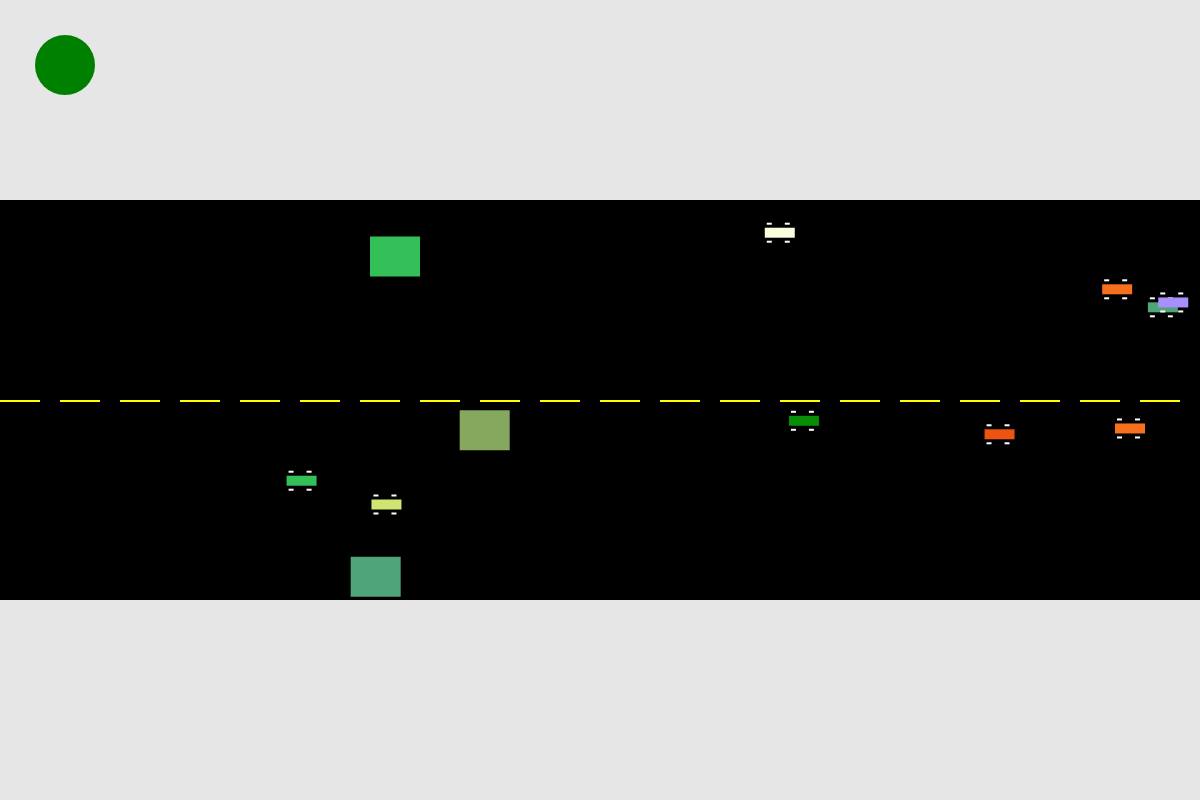
Frame 1 (no input)
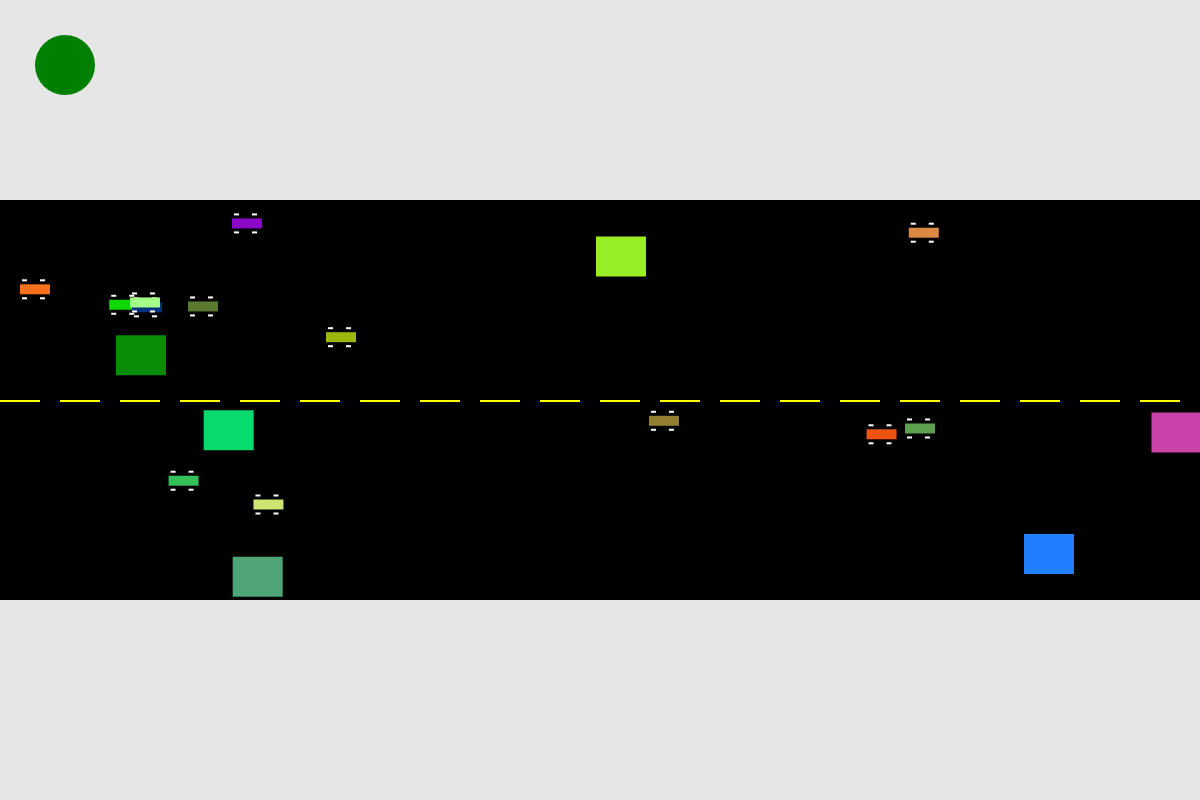
Frame 60 (no input)
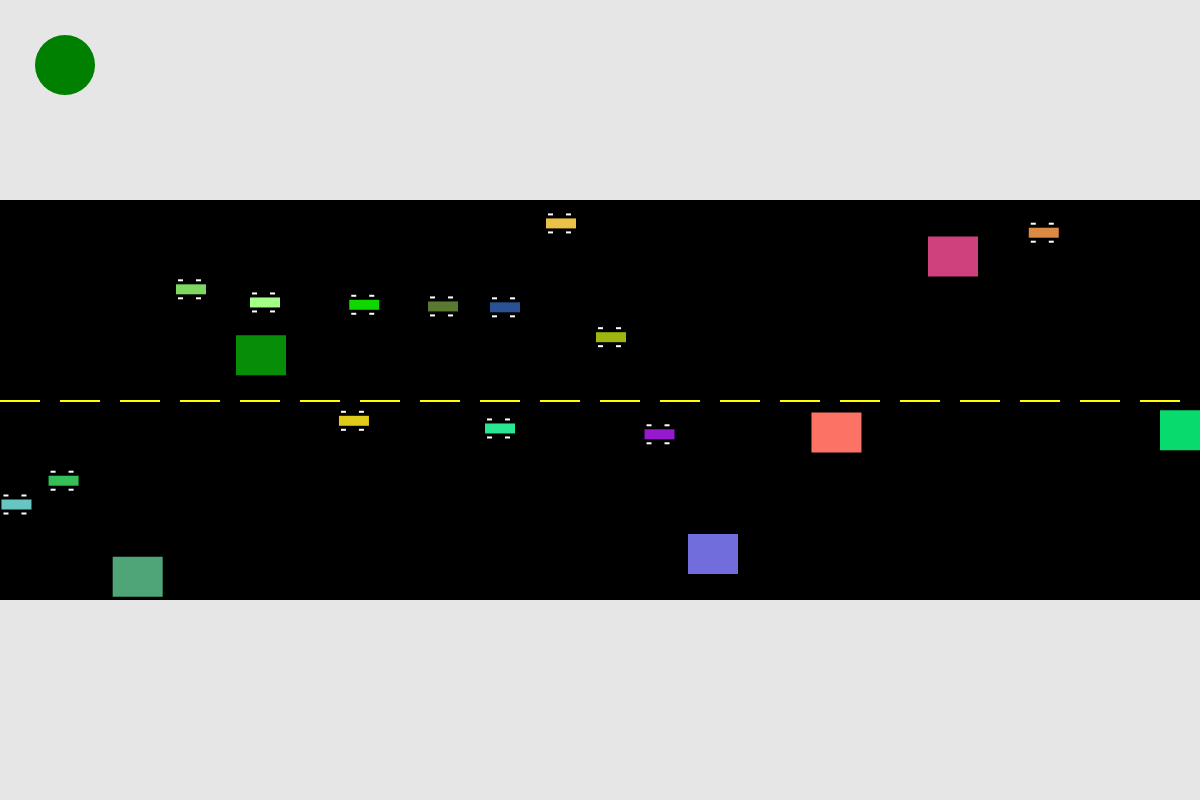
Frame 120 (the mouse pressed at the canvas centre since frame 60)

The p5.js sketch that drew these frames (run headless with seeded random() and noise() and a simulated clock; from frame 60 on, the mouse is pressed at the canvas centre):

// p5.js sketch
// ── sketch.js
// Objects Assignment: Cars
// Jennifer L
// October 20, 2026

//Global variables
let startTime = 0;
let eastbound = [];
let westbound = [];
let c;
let light;

function setup() {
  createCanvas(1200, 800);
  let x = random(0, width);
  for (let i = 0; i < 10; i++) {
    c = color(random(255), random(255), random(255));
    eastbound.push(new Vehicle(random([0, 1]), c, x + random(- width, width), random(200, 350), 1, 2));
    westbound.push(new Vehicle(random([0, 1]), c, x + random(- width, width), random(400, 560), 0, 2));
  }

  light = new TrafficLight("green");
}

function draw() {
  background(230);
  drawRoad();
  for (let i = 0; i < eastbound.length; i++) {
    eastbound[i].display();
    eastbound[i].action();
  }

  for (let i = 0; i < westbound.length; i++) {
    westbound[i].display();
    westbound[i].action();
  }

  light.display();
  light.timer();

}

function keyPressed() {
  if (keyCode === 32) {
    light.updateColor();
  }
}

function mousePressed() {
  if (mouseButton.left) {
    c = color(random(255), random(255), random(255));
    eastbound.push(new Vehicle(random([0, 1]), c, mouseX, random(200, 350), 1, 2));
  }

  if (mouseButton.left && keyIsPressed && keyCode === 16) {
    westbound.push(new Vehicle(random([0, 1]), c, mouseX, random(400, 560), 0, 2));
  }
}


function drawRoad() {
  noStroke();
  fill("black");
  rect(0, 200, 1200, 400);

  //draw dividing lines
  let lineLength = 40;
  for (let x = 0; x < width; x += lineLength + 20) {
    fill("yellow");
    rect(x, 400, lineLength, 2);
  }
}



class Vehicle {
  constructor(type, color, x, y, direction, xSpeed) {
    this.type = type;
    this.color = color;
    this.x = x;
    this.y = y;
    this.direction = direction;
    this.xSpeed = xSpeed;
  }

  display() {

    fill(this.color);

    switch (this.type) { //0-car; 1-trunk
      case 0:
        rect(this.x, this.y, 30, 10);
        fill("white");
        rect(this.x + 2, this.y - 5, 5, 2);
        rect(this.x + 20, this.y - 5, 5, 2);
        rect(this.x + 2, this.y + 13, 5, 2);
        rect(this.x + 20, this.y + 13, 5, 2);
        break;
      case 1:
        rect(this.x, this.y, 50, 40);
        break;
    }
  }

  move() {
    switch (this.direction) {
      case 0:
        this.x -= this.xSpeed;

        if (this.x < 0) {
          this.x = width;
        }
        break;
      case 1:
        this.x += this.xSpeed;
        if (this.x > width) {
          this.x = 0;
        }
        break;
    }
  }

  speedUp() {
    if (this.xSpeed < 7) {
      this.xSpeed += 2;
    }

  }

  speedDown() {
    if (this.xSpeed > 2) {
      this.xSpeed -= 2;

    }
  }

  changeColor() {
    this.color = color(random(255), random(255), random(255));

  }

  action() {
    if (light.color === "green") {
      this.move();
      let r = random(100);
      if (r < 1) {
        this.speedUp();
      }
      else if (r < 2) {
        this.speedDown();
      }
      if (r < 1) {
        this.changeColor();
      }
    }
  }

}

class TrafficLight {
  constructor(color) {
    this.color = color;
    this.startCount = 0;
  }

  display() {
    fill(this.color);
    circle(65, 65, 60);
  }

  updateColor() {
    if (this.color === "green") {
      this.color = "red";
      this.startCount = frameCount;
    }
    else {
      this.color = "green";
    }
  }

  timer() {
    if (this.color === "red" && frameCount - this.startCount >= 120) {
      this.color = "green";
    }
  }
}
